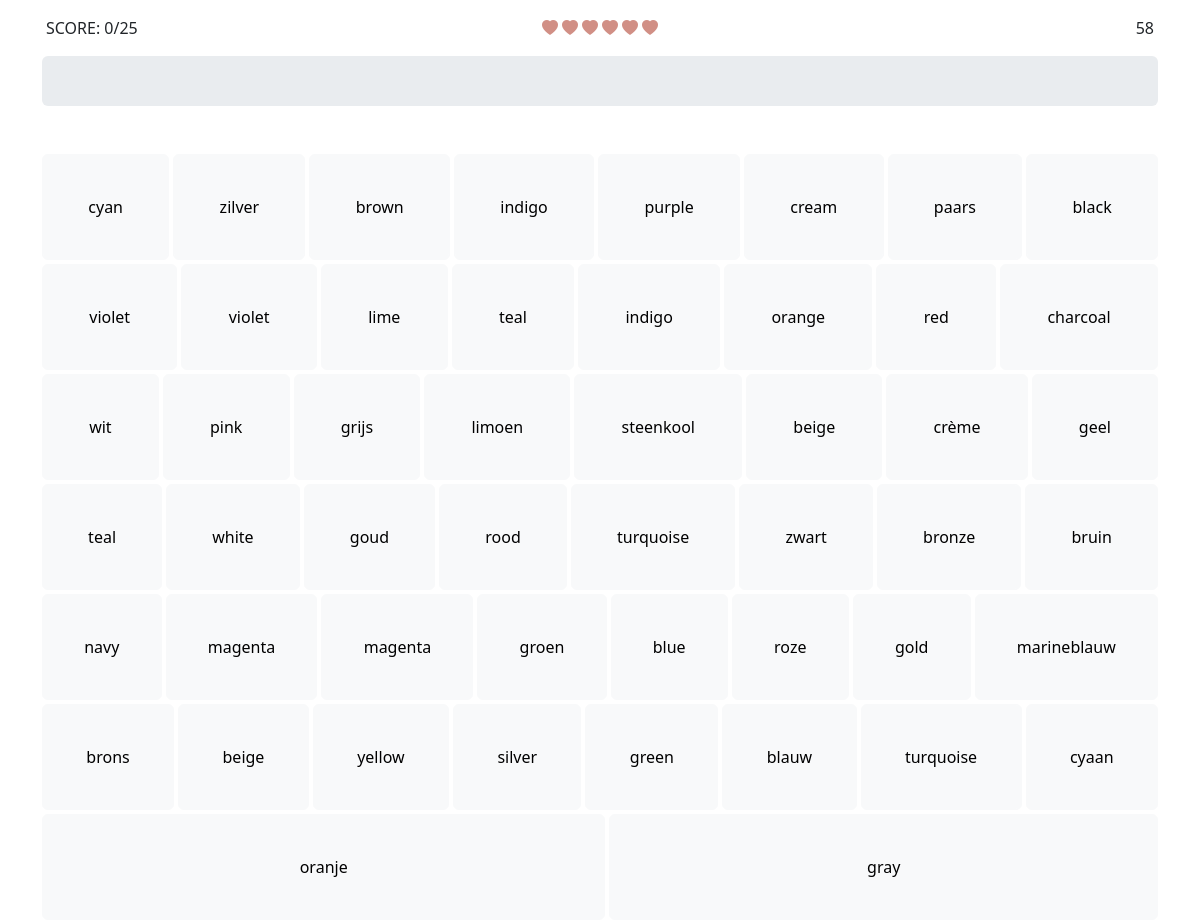
Page /game?library=colors on the committed database.
### tables this page shows
CREATE TABLE words (
       id INTEGER PRIMARY KEY AUTOINCREMENT,
       english TEXT,
       dutch TEXT,
       library TEXT
       );

### project.py (the view)
@app.route("/game")
def game():
    library = request.args.get('library', 'animals')
    if request.method == "GET":
        words = db.execute("SELECT * FROM words WHERE library = ?;",library)
        words_reshuffled = reshape_and_reshuffle(words)
        wordsamount = len(words)
        return render_template("game.html",words_reshuffled=words_reshuffled ,wordsamount=wordsamount)

### project.py (called while the page is built)
def reshape_and_reshuffle(query_result):
    reshuffled_data = []
    for item in query_result:
        reshuffled_data.append({"id": item["id"], "lang": item["english"]})
        reshuffled_data.append({"id": item["id"], "lang": item["dutch"]})
    random.shuffle(reshuffled_data)
    return reshuffled_data

### templates/game.html (shortened to what this page needs)
{% extends "layout.html" %}
{% block header %}
    <div class="row gx-0">
        <div class="col p-3 d-flex justify-content-start" id='score'>SCORE</div>
        <div class="col p-3 d-flex justify-content-center gap-1">
            <i class="bi bi-heart-fill" id="hp5"></i>
            <i class="bi bi-heart-fill" id="hp4"></i>
            <i class="bi bi-heart-fill" id="hp3"></i>
            <i class="bi bi-heart-fill" id="hp2"></i>
            <i class="bi bi-heart-fill" id="hp1"></i>
            <i class="bi bi-heart-fill" id="hp0"></i>
        </div>
        <div class="col p-3 d-flex justify-content-end" id="timer"></div>
    </div>
    <div class="row mb-5 p-0 m-0">
        <div class="col">
            <div class="progress" role="progressbar" aria-valuemin="0" aria-valuemax="100">
            </div>
        </div>
    </div>
{% endblock %}
{% block main %}
    <div class="col d-flex gap-1 flex-wrap justify-content-center align-items-center" id="buttons">
        {% for word in words_reshuffled %}
            <button type="button" class="btn btn-light flex-grow-1" onclick="addToQueue(this)" id="{{ word.id }}">{{ word.lang }}</button>
        {% endfor %}
    </div>
{% endblock %}

### static/styles.css (style rules this page uses)
.btn { padding: 40px; }
.progress { height: 50px; --bs-progress-bar-bg: #9CD185; }
.bi { color: #D18F85; }

### rows in the picture
words: lang "cyan", lang "cyaan"
words: lang "zilver", lang "silver"
words: lang "brown", lang "bruin"
words: lang "indigo"
words: lang "purple", lang "paars"
words: lang "cream", lang "crème"
words: lang "black", lang "zwart"
words: lang "violet"
words: lang "lime", lang "limoen"
words: lang "teal"
words: lang "orange", lang "oranje"
words: lang "red", lang "rood"
words: lang "charcoal", lang "steenkool"
words: lang "wit", lang "white"
words: lang "pink", lang "roze"
words: lang "grijs", lang "gray"
words: lang "beige"
words: lang "geel", lang "yellow"
words: lang "goud", lang "gold"
words: lang "turquoise"
words: lang "bronze", lang "brons"
words: lang "navy", lang "marineblauw"
words: lang "magenta"
words: lang "groen", lang "green"
words: lang "blue", lang "blauw"
